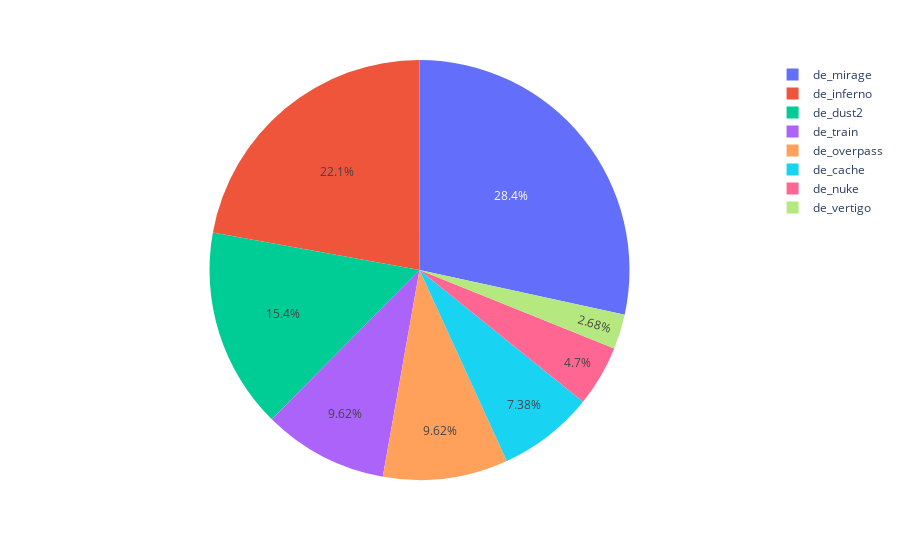

Notebook source saved alongside this figure:
### Code cell
import plotly.express as px
# This dataframe has 244 lines, but 4 distinct values for `day`
labels = data['map'].value_counts().index
values = data['map'].value_counts().values

fig = px.pie(data, values=values, names=labels)
fig.show()

### Figure 1 — Plotly figure (JSON) as saved in the notebook; plotly's stock layout.template omitted (floating-point values rounded to 4 significant figures)
{"data": [{"domain": {"x": [0, 1], "y": [0, 1]}, "hoverlabel": {"namelength": 0}, "hovertemplate": "label=%{label}<br>value=%{value}", "labels": ["de_mirage", "de_inferno", "de_dust2", "de_train", "de_overpass", "de_cache", "de_nuke", "de_vertigo"], "legendgroup": "", "name": "", "showlegend": true, "type": "pie", "values": [127, 99, 69, 43, 43, 33, 21, 12]}], "layout": {"legend": {"tracegroupgap": 0}, "margin": {"t": 60}}}
